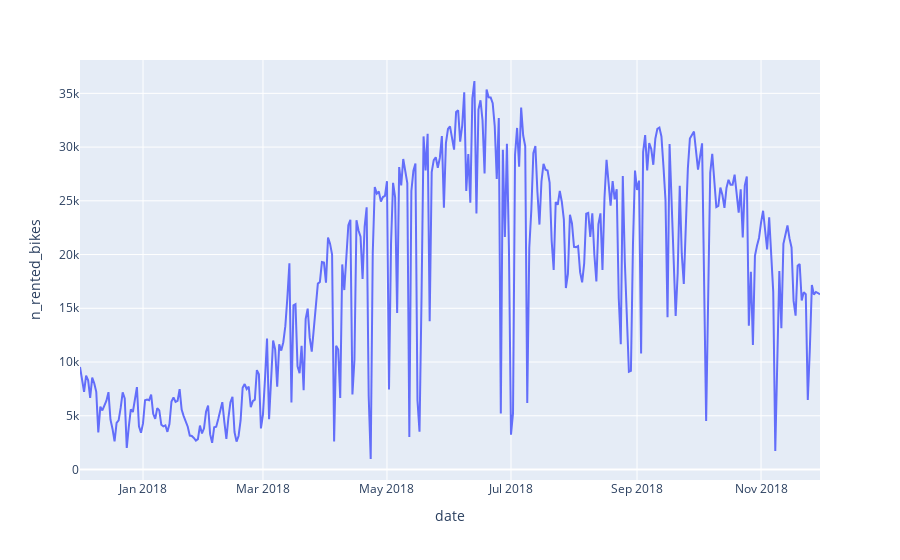

Notebook cell for this chart:
### Code cell
# Calculate the total number of rented bikes per day

by_day = df.groupby("date", as_index=False).agg({"n_rented_bikes": "sum"})
# Create a line plot showing total number of bikes per day over time
px.line(by_day, x='date', y='n_rented_bikes')

### Figure 1 — Plotly figure (JSON) as saved in the notebook; plotly's stock layout.template omitted (floating-point values rounded to 4 significant figures; data arrays with more than 128 entries replaced by an {"elided": "..."} marker saying what was removed)
{"data": [{"hovertemplate": "date=%{x}<br>n_rented_bikes=%{y}<extra></extra>", "legendgroup": "", "line": {"color": "#636efa", "dash": "solid"}, "marker": {"symbol": "circle"}, "mode": "lines", "name": "", "orientation": "v", "showlegend": false, "type": "scatter", "x": {"elided": "353 str values"}, "xaxis": "x", "y": {"elided": "353 int values"}, "yaxis": "y"}], "layout": {"legend": {"tracegroupgap": 0}, "margin": {"t": 60}, "xaxis": {"anchor": "y", "domain": [0, 1], "title": {"text": "date"}}, "yaxis": {"anchor": "x", "domain": [0, 1], "title": {"text": "n_rented_bikes"}}}}
